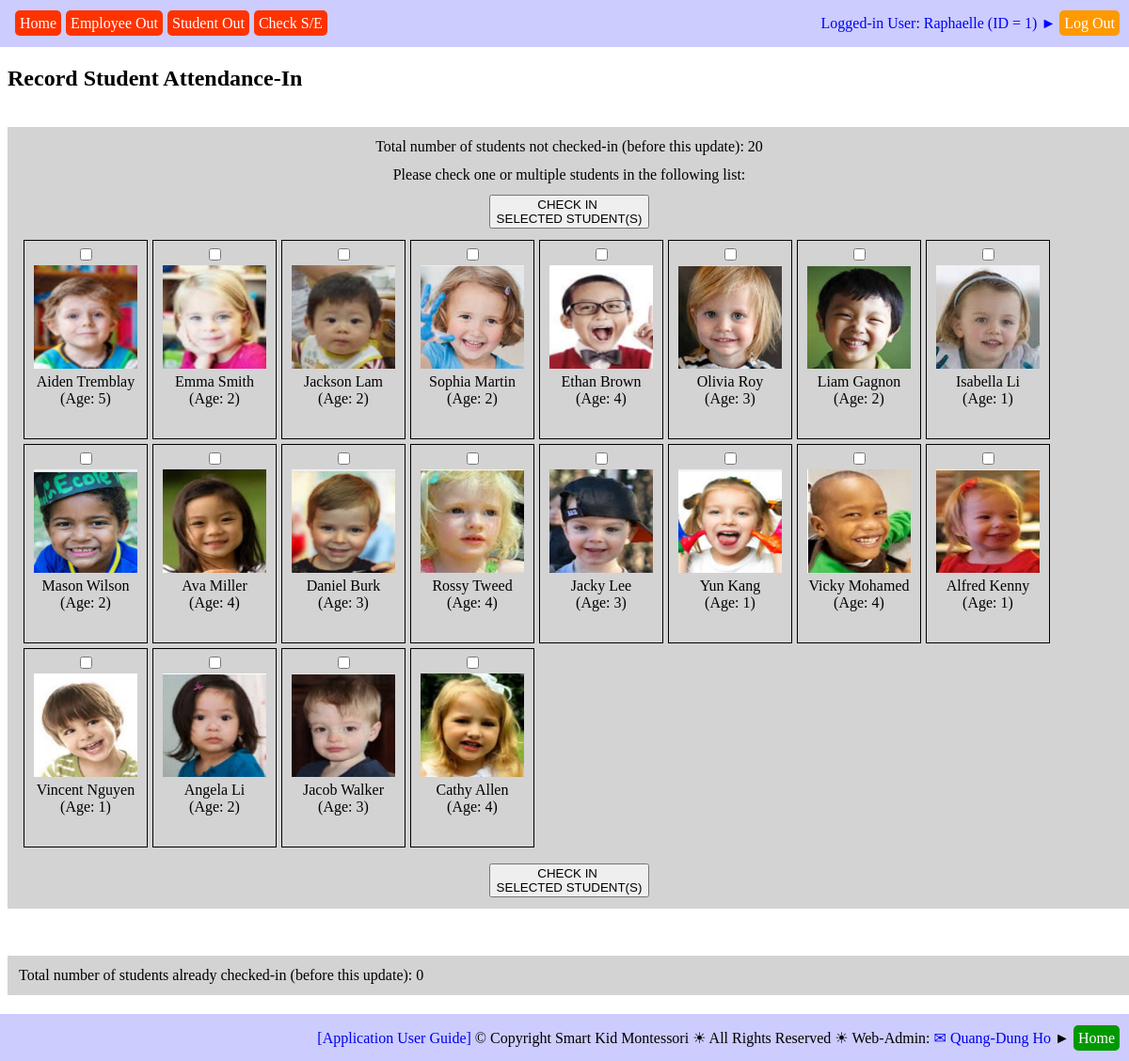
/record_student_attendance_in.php (signed in), run on the app's committed database.
### tables this page shows
CREATE TABLE `web_pages` (
  `PAGE_ID` int(11) NOT NULL,
  `TAG_CLASS` varchar(50) NOT NULL,
  `TYPE` varchar(20) NOT NULL,
  `HREF` varchar(500) NOT NULL,
  `ICON_URL` varchar(500) NOT NULL,
  `TITLE` varchar(200) NOT NULL,
  `TITLE_SHORT` varchar(200) NOT NULL,
  `STATUS` varchar(20) NOT NULL
);

CREATE TABLE `students` (
  `STU_ID` int(11) NOT NULL,
  `STU_FIRST_NAME` varchar(50) NOT NULL,
  `STU_LAST_NAME` varchar(25) NOT NULL,
  `STU_BIRTHDATE` date NOT NULL,
  `STU_SEX` varchar(1) NOT NULL,
  `STU_PHOTO` varchar(50) NOT NULL,
  `STU_START_DATE` date NOT NULL,
  `STU_GRAD_DATE` date NOT NULL,
  `STU_DAILY_FEE` float NOT NULL,
  `STU_CREDENTIAL` varchar(10) NOT NULL,
  `STU_NOTES` text NOT NULL
);

### sql_queries.php (called while the page is built, shortened)
<?php
	function connectDB()
	{
		$db_hostname = "localhost";
		$db_name     = "montessori";
		$db_username = "root";
		$db_password = "";
		$db = mysqli_connect($db_hostname, $db_username, $db_password, $db_name);
		return ($db);
	}
	function getResult($query)
	{
		$db = connectDB();
		$result = mysqli_query($db, $query);
		return ($result);
	}
?>

### db_operations.php (the view, shortened to what this page needs)
<?php
require_once("sql_queries.php");
function insert_DB_QUERY_LOGS($user_name, $queryStrToDisplay)
{
	$queryStr = "INSERT INTO ";
		$queryStr = $queryStr . "DB_QUERY_LOGS(";
		$queryStr = $queryStr . "QUERY_STR";
		$queryStr = $queryStr . ", " . "USER_NAME";
		$queryStr = $queryStr . ", " . "DATE_TIME";
		$queryStr = $queryStr . ", " . "IP_ADDR";
		$queryStr = $queryStr . ")";
	$queryStr = $queryStr . " VALUES(";
		$queryStr = $queryStr . "'" . $queryStrToDisplay .  "'";
		$queryStr = $queryStr . ", " . "'" . $user_name . "'";
		$queryStr = $queryStr . ", " . "NOW()";
		$queryStr = $queryStr . ", " . "'" . get_client_ip() .  "'";
		$queryStr = $queryStr . ")";
	$queryStr = $queryStr . ";";
	$result = getResult($queryStr);
	return ($result);
}
function getStudents_NotAttendanceCheckedToday($event_type, $debug_on)
{
	$queryStr = 'SELECT  ';
		$queryStr = $queryStr . 'STUDENTS.STU_ID';
		$queryStr = $queryStr . ', ' . 'CONCAT(STUDENTS.STU_FIRST_NAME, " ", STUDENTS.STU_LAST_NAME) AS STU_NAME';
		$queryStr = $queryStr . ', ' . 'STUDENTS.STU_BIRTHDATE';
		$queryStr = $queryStr . ', ' . 'FLOOR(DATEDIFF(NOW(), STUDENTS.STU_BIRTHDATE)/365.25) AS STU_AGE';
		$queryStr = $queryStr . ', ' . 'STUDENTS.STU_PHOTO';
	$queryStr = $queryStr . ' FROM ';
		$queryStr = $queryStr . 'STUDENTS';
	$queryStr = $queryStr . ' WHERE  STUDENTS.STU_ID NOT IN ';
		$queryStr = $queryStr . '(SELECT STUDENT_ATTENDANCES.STU_ID FROM STUDENT_ATTENDANCES WHERE
										STUDENT_ATTENDANCES.DATE_TIME >= CURDATE() AND
										STUDENT_ATTENDANCES.DATE_TIME < (CURDATE() + INTERVAL 1 DAY) AND
										STUDENT_ATTENDANCES.EVENT_TYPE = "' . $event_type . '")';
	$queryStr = $queryStr . ';';
	$result = getResult($queryStr);
	return ($result);
}
function getStudents_InSchoolNow($debug_on)
{
	$queryStr = 'SELECT ';
		$queryStr = $queryStr . 'STUDENTS.STU_ID';
		$queryStr = $queryStr . ', ' . 'CONCAT(STUDENTS.STU_FIRST_NAME, " ", STUDENTS.STU_LAST_NAME) AS STU_NAME';
		$queryStr = $queryStr . ', ' . 'STUDENTS.STU_BIRTHDATE';
		$queryStr = $queryStr . ', ' . 'FLOOR(DATEDIFF(NOW(), STUDENTS.STU_BIRTHDATE)/365.25) AS STU_AGE';
		$queryStr = $queryStr . ', ' . 'STUDENTS.STU_PHOTO';
	$queryStr = $queryStr . ' FROM ';
		$queryStr = $queryStr . 'STUDENTS';
	$queryStr = $queryStr . ' WHERE ';
		$queryStr = $queryStr . '(STUDENTS.STU_ID IN (SELECT STUDENT_ATTENDANCES.STU_ID FROM STUDENT_ATTENDANCES WHERE STUDENT_ATTENDANCES.DATE_TIME >= CURDATE() AND STUDENT_ATTENDANCES.DATE_TIME < (CURDATE() + INTERVAL 1 DAY) AND STUDENT_ATTENDANCES.EVENT_TYPE = "In")) AND ';
		$queryStr = $queryStr . '(STUDENTS.STU_ID NOT IN (SELECT STUDENT_ATTENDANCES.STU_ID FROM STUDENT_ATTENDANCES WHERE STUDENT_ATTENDANCES.DATE_TIME >= CURDATE() AND STUDENT_ATTENDANCES.DATE_TIME < (CURDATE() + INTERVAL 1 DAY) AND STUDENT_ATTENDANCES.EVENT_TYPE = "Out"))';
		$queryStr = $queryStr . ';';
	$result = getResult($queryStr);
	return ($result);
}
function createStudentList_AttendanceCheck($result)
{
	$resultRows = mysqli_num_rows($result);
	for ($row = 0; $row < $resultRows; $row++)
	{
		$currentRow = mysqli_fetch_row($result);
		echo '<div class="imagelinkbox">';
		echo '<input type="checkbox" name="checked_student_ids[]"' .
				' id="' . $currentRow[0] . '_id"' .
				' value="' . $currentRow[0] . '"' .  '>';
		echo '<br/>';
		echo '<label for="' . $currentRow[0] . '_id">' .
		     	'<img src="' . $currentRow[4] . '" alt="student photo" height="110" width="110">' .
				'<br/>' . $currentRow[1] . '<br/>' . ' (Age: ' . $currentRow[3] . ')' . '</label>';
		echo '</div>';
	}
}
function employeeIsAuthorizedThisPage($emp_id, $page_url, $debug_on)
{
	$queryStr = 'SELECT ';
		$queryStr = $queryStr . 'HREF';
	$queryStr = $queryStr . ' FROM ';
		$queryStr = $queryStr . 'WEB_PAGES';
	$queryStr = $queryStr . ' WHERE ';
		$queryStr = $queryStr . '(PAGE_ID IN
									(SELECT PAGE_ID FROM EMPLOYEE_WEBPAGE
										WHERE EMP_ID = ' . $emp_id . ')) AND ';
		$queryStr = $queryStr . '(WEB_PAGES.STATUS = "active")';
		$queryStr = $queryStr . ';';
	$result = getResult($queryStr);
	$resultRows = mysqli_num_rows($result);
	for ($row = 0; $row < $resultRows; $row++)
	{
		$currentRow = mysqli_fetch_row($result);
		if (strpos($page_url, $currentRow[0]) !== false)
		{
			return (true);
		}
	}
	return (false);
}
function getTabsOfPage($this_page_url, $debug_on)
{
	$queryStr = 'SELECT ';
		$queryStr = $queryStr .'HREF';
		$queryStr = $queryStr . ', ' . 'TITLE_SHORT';
	$queryStr = $queryStr . ' FROM ';
		$queryStr = $queryStr . 'WEB_PAGES';
	$queryStr = $queryStr . ' WHERE ';
		$queryStr = $queryStr . 'PAGE_ID IN';
		$queryStr = $queryStr . '(';
			$queryStr = $queryStr . 'SELECT ';
				$queryStr = $queryStr . 'TAB_PAGE_ID';
			$queryStr = $queryStr . ' FROM ';
				$queryStr = $queryStr . 'PAGE_TABS';
			$queryStr = $queryStr . ' WHERE ';
				$queryStr = $queryStr . 'PAGE_ID IN';
				$queryStr = $queryStr . '(';
					$queryStr = $queryStr . 'SELECT ';
						$queryStr = $queryStr . 'PAGE_ID';
					$queryStr = $queryStr . ' FROM ';
						$queryStr = $queryStr . 'WEB_PAGES';
					$queryStr = $queryStr . ' WHERE ';
						$queryStr = $queryStr . '(INSTR("' . $this_page_url .'", HREF) > 0)';
					$queryStr = $queryStr . ')';
				$queryStr = $queryStr . ')';
	$queryStr = $queryStr . ';';
	$result = getResult($queryStr);
	return ($result);
}
function get_client_ip() {
    $ipaddress = '';
    if (isset($_SERVER['HTTP_CLIENT_IP']) && ($_SERVER['HTTP_CLIENT_IP']))
        $ipaddress = $_SERVER['HTTP_CLIENT_IP'];
    else if (isset($_SERVER['HTTP_X_FORWARDED_FOR']) && ($_SERVER['HTTP_X_FORWARDED_FOR']))
        $ipaddress = $_SERVER['HTTP_X_FORWARDED_FOR'];
    else if (isset($_SERVER['HTTP_X_FORWARDED']) && ($_SERVER['HTTP_X_FORWARDED']))
        $ipaddress = $_SERVER['HTTP_X_FORWARDED'];
    else if (isset($_SERVER['HTTP_FORWARDED_FOR']) && ($_SERVER['HTTP_FORWARDED_FOR']))
        $ipaddress = $_SERVER['HTTP_FORWARDED_FOR'];
    else if (isset($_SERVER['HTTP_FORWARDED']) && ($_SERVER['HTTP_FORWARDED']))
        $ipaddress = $_SERVER['HTTP_FORWARDED'];
    else if (isset($_SERVER['REMOTE_ADDR']) && ($_SERVER['REMOTE_ADDR']))
        $ipaddress = $_SERVER['REMOTE_ADDR'];
    else
        $ipaddress = 'unknown';
    return $ipaddress;
}

### record_student_attendance_in.php (shortened to what this page needs)
<!DOCTYPE html>
<html>
<head>
	<link rel="stylesheet" type="text/css" href="imglinkboxes.css">
	<link rel="stylesheet" type="text/css" href="common.css">
</head>
<body>
<?php
	include 'header_log_in_out.php';
?>
<div id="main">
<?php
if (isset($_POST['checked_student_ids']) && is_array($_POST['checked_student_ids']))
{
	require_once("db_operations.php");
	$checked_student_ids = $_POST['checked_student_ids'];
	$i = 0;
   	foreach ($checked_student_ids as $checked_ids)
   	{
      	$i++;
      	if (isset($_SESSION['LoggedIn_EMP_ID']))
      	{
      		$stu_id = $checked_ids;
      		$event_type = "In";
      		$emp_id = $_SESSION['LoggedIn_EMP_ID'];
      		$notes = "";
      		insert_STUDENT_ATTENDANCES($stu_id, $event_type, $emp_id, $notes, true);
      	}
    }
	echo '<script type="text/javascript">';
	echo 'window.confirm("Attendance-in recorded: ' . count($checked_student_ids) . ' students.");';
	echo '</script>';
	echo '<script type="text/javascript">';
    echo 'window.location.replace("record_student_attendance_in.php");';
    echo '</script>';
}
else if (isset($_SESSION['LoggedIn_EMP_ID']))
{
	require_once("db_operations.php");
	$event_type = "In";
	$studentsNotCheckedIn = getStudents_NotAttendanceCheckedToday($event_type, true);
	$studentsNotCheckedInNum = mysqli_num_rows($studentsNotCheckedIn);
	$studentsInSchoolNow = getStudents_InSchoolNow(true);
	$studentsInSchoolNowNum = mysqli_num_rows($studentsInSchoolNow);
	echo '<h2>Record Student Attendance-In</h2>';
	echo '<br/>';
	echo '<div class="outer">';
	$this_page = $_SERVER["PHP_SELF"];
	echo '<form id="Students_AttendanceCheckIn_Form"' .
			' action="' . $this_page . '"' . ' method="post">';
	echo '<table class="imagelinkbox">';
	echo '<tr>';
	echo '<td>';
	echo 'Total number of students not checked-in (before this update): ' . $studentsNotCheckedInNum;
	echo '</td>';
	echo '</tr>';
	echo '<tr>';
	echo '<td>';
	echo 'Please check one or multiple students in the following list:';
	echo '</td>';
	echo '</tr>';
	echo '<tr>';
	echo '<td>';
	echo '<input type="submit" value="CHECK IN &#x00A;SELECTED STUDENT(S)">';
	echo '</td>';
	echo '</tr>';
	echo '<tr>';
	echo '<td>';
	createStudentList_AttendanceCheck($studentsNotCheckedIn);
	echo '</td>';
	echo '</tr>';
	echo '<tr>';
	echo '<td>';
	echo '<input type="submit" value="CHECK IN &#x00A;SELECTED STUDENT(S)">';
	echo '</td>';
	echo '</tr>';
	echo '</table>';
	echo '</form>';
	echo '</div>';
	echo '<div class="outer">';
	echo '<table class="imagelinkbox">';
	echo '<tr>';
	echo '<td>';
	echo 'Total number of students already checked-in (before this update): ' . $studentsInSchoolNowNum;
	echo '</td>';
	echo '</tr>';
}
else
{
	echo 'Something is wrong with $_SESSION["LoggedIn_EMP_ID"])';
}
?>
</div>
<?php
	include 'footer.php';
?>
</body>
</html>

### header_log_in_out.php (shortened to what this page needs)
<header style="
    		position: fixed;
    		top: 0;
    		left: 0;
    		right: 0;
    		background-color: rgb(204, 204, 255);"
>
<div style="
	display: table;
	height: 30px;
    width: 100%;
    margin: 0px;
    background-color: rgb(204, 204, 255);
    border-radius: 10px;
    text-align: right;">
	<div style="
		display: table-cell;
		height: 30px;
    	width: 100%;
    	padding: 10px;
    	vertical-align: middle;">
	<?php
	if (isset($_SESSION['LoggedIn_EMP_ID']) &&
    	isset($_SESSION['LoggedIn_EMP_NAME']))
	{
		$emp_id = $_SESSION['LoggedIn_EMP_ID'];
		$emp_name = $_SESSION['LoggedIn_EMP_NAME'];
		$this_page_url = $_SERVER["PHP_SELF"];
		require_once("db_operations.php");
		if (employeeIsAuthorizedThisPage($emp_id, $this_page_url, true) === true)
		{
			echo '<font color="blue">';
			echo 'Logged-in User: ' . $emp_name .
					' (ID = ' . $emp_id . ')' . ' &#9658; ';
			echo ' <a href="logout.php" style="background-color: rgb(255, 153, 0); color: white; text-decoration: none; padding: 5px; border-radius: 5px">Log Out</a>';
			echo '</font>';
			include 'tab_header.php';
		}
	}
	?>
	</div>
</div>
</header>

### tab_header.php
<div style="
    		position: fixed;
    		height: 20px;
 		   	width: 50%;
    		top: 7px;
    		left: 6px;
    		right: 0;
    		background-color: transparent;"
>
<div style="
	display: table;
	height: 26px;
    width: 100%;
    margin: 0px;
    background-color: transparent;
    border-radius: 10px;
    text-align: left">
	<div style="
		display: table-cell;
		height: 26px;
    	width: 100%;
    	padding: 5px;
    	vertical-align: middle;">
	<?php
	require_once("db_operations.php");
	$tabs = getTabsOfPage($_SERVER["PHP_SELF"], true);
	$tabNum = mysqli_num_rows($tabs);
	for ($row = 0; $row < $tabNum; $row++)
	{
		$currentTab = mysqli_fetch_row($tabs);
		echo '<a href="' . $currentTab[0] . '" style="background-color: rgb(255, 51, 0); color: white; text-decoration: none; padding: 5px; margin-left: 5px; border-radius: 5px">' . $currentTab[1] . '</a>';
	}
	?>
	</div>
</div>
</div>

### footer.php
<footer style="
    		position: fixed;
    		bottom: 0;
    		left: 0;
    		right: 0;
    		background-color: rgb(204, 204, 255);"
>
<div style="
		display: table;
		height: 30px;
	    width: 100%;
    	margin: 0px;
    	background-color: rgb(204, 204, 255);
    	border-radius: 10px;
    	text-align: right;">
	<div style="
		display: table-cell;
		height: 30px;
    	width: 100%;
    	padding: 10px;
    	vertical-align: middle;">
    	<a href="help_main.php" target="_new">[Application User Guide] </a>
		&copy; Copyright Smart Kid Montessori &#9728; All Rights Reserved &#9728; Web-Admin: <a href="mailto:hoquangdung@yahoo.com"> &#9993; Quang-Dung Ho</a>
		<?php
		if ((strpos($_SERVER["PHP_SELF"], "/montessori/index.php") === false) &&
			(strpos($_SERVER["PHP_SELF"], "/montessori/login.php") === false))
		{
			echo '  &#9658; <a href="index.php" style="';
			echo 'background-color: rgb(0, 153, 0);';
			echo 'color: white;';
			echo 'text-decoration: none;';
			echo 'padding: 5px;';
			echo 'border-radius: 5px"';
			echo '>Home</a>';
		}
		?>
	</div>
</div>
</footer>

### imglinkboxes.css (style rules this page uses)
div.imagelinkbox { float: left; width: 120px; height: 200px; margin: 0 0 5px 5px; padding: 5px; border: 1px solid black; text-align: center; }
div.outer { display: box; float: none; width: 100%; margin-bottom: 50px; padding: 5px; background-color: lightgray; border: none; text-align: center; }
table.imagelinkbox tr, td { padding: 5px; }
img { border: 1px solid transparent; }

### common.css (style rules this page uses)
div#main { margin-top: 70px; margin-bottom: 70px; }
a { text-decoration: none; }

### data on the page
web_pages: TITLE_SHORT "Home"
web_pages: TITLE_SHORT "Employee Out"
web_pages: TITLE_SHORT "Student Out"
web_pages: TITLE_SHORT "Check S/E"
students: STU_PHOTO (picture), currentRow "Aiden Tremblay", currentRow "5"
students: STU_PHOTO (picture), currentRow "Emma Smith", currentRow "2"
students: STU_PHOTO (picture), currentRow "Jackson Lam", currentRow "2"
students: STU_PHOTO (picture), currentRow "Sophia Martin", currentRow "2"
students: STU_PHOTO (picture), currentRow "Ethan Brown", currentRow "4"
students: STU_PHOTO (picture), currentRow "Olivia Roy", currentRow "3"
students: STU_PHOTO (picture), currentRow "Liam Gagnon", currentRow "2"
students: STU_PHOTO (picture), currentRow "Isabella Li", currentRow "1"
students: STU_PHOTO (picture), currentRow "Mason Wilson", currentRow "2"
students: STU_PHOTO (picture), currentRow "Ava Miller", currentRow "4"
students: STU_PHOTO (picture), currentRow "Daniel Burk", currentRow "3"
students: STU_PHOTO (picture), currentRow "Rossy Tweed", currentRow "4"
students: STU_PHOTO (picture), currentRow "Jacky Lee", currentRow "3"
students: STU_PHOTO (picture), currentRow "Yun Kang", currentRow "1"
students: STU_PHOTO (picture), currentRow "Vicky Mohamed", currentRow "4"
students: STU_PHOTO (picture), currentRow "Alfred Kenny", currentRow "1"
students: STU_PHOTO (picture), currentRow "Vincent Nguyen", currentRow "1"
students: STU_PHOTO (picture), currentRow "Angela Li", currentRow "2"
students: STU_PHOTO (picture), currentRow "Jacob Walker", currentRow "3"
students: STU_PHOTO (picture), currentRow "Cathy Allen", currentRow "4"

### other printed values
$emp_name "Raphaelle"
$emp_id "1"
$studentsNotCheckedInNum "20"
$studentsInSchoolNowNum "0"
